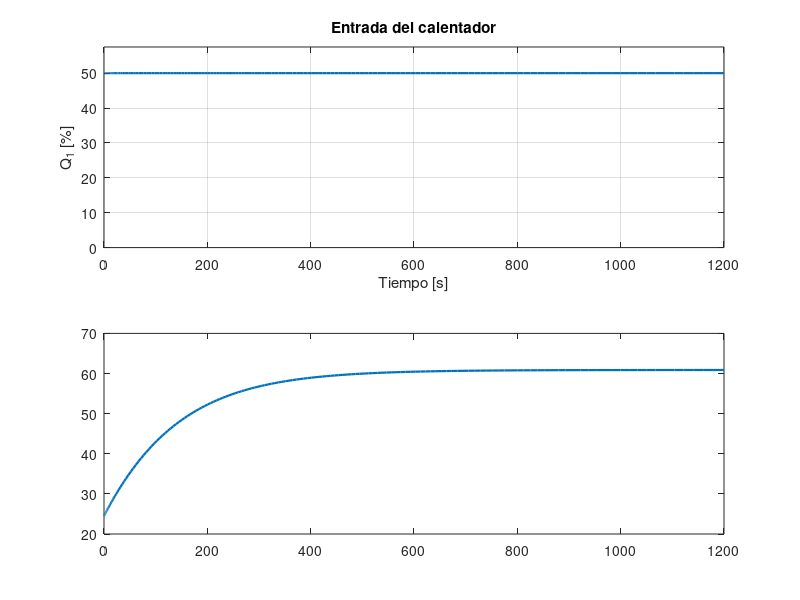

Recreate this plot in MATLAB. (Note: this script raises an error after producing the figure.)
%% ACTIVIDAD 1: SIMULACION DEL MODELO NO LINEAL DE LA TCLab
% Este script simula la temperatura T1 cuando el calentador Q1 se mantiene
% en 50 %. El modelo se obtiene mediante un balance de energia:
%
%   m*cp*dT/dt = U*A*(Ta - T) ...
%              + emisividad*sigma*A*(Tinf^4 - T^4) ...
%              + alpha*Q
%
% IMPORTANTE: las temperaturas se expresan en kelvin dentro del modelo,
% especialmente en el termino de radiacion.

clearvars; close all; clc;

%% 1. Condiciones de la simulacion
% Sustituya este valor por la temperatura ambiente medida al inicio de la
% practica.
Tamb_C = 24.5;             % Temperatura ambiente medida [degC]

Q = 50.0;                  % Entrada constante del calentador [%]
t_final = 1200;            % Duracion de la simulacion [s]
tspan = [0 t_final];

% Se supone que la temperatura del aire y la temperatura radiativa efectiva
% del entorno son iguales a la temperatura ambiente medida.
Ta_K = Tamb_C + 273.15;    % Temperatura del aire [K]
Tinf_K = Ta_K;             % Temperatura radiativa del entorno [K]
T0_K = Ta_K;               % Condicion inicial [K]

%% 2. Parametros nominales del modelo
m = 0.004;                 % Masa termica efectiva [kg]
cp = 500;                  % Calor especifico [J/(kg K)]
A = 1.2e-3;                % Area efectiva de transferencia [m^2]
U = 5;                     % Coeficiente global [W/(m^2 K)]
emisividad = 0.9;          % Emisividad [-]
sigmaSB = 5.67e-8;         % Constante de Stefan-Boltzmann [W/(m^2 K^4)]
alpha = 0.01;              % Conversion de Q a potencia termica [W/%]

%% 3. Modelo no lineal y simulacion
% Q se mantiene constante, pero se conserva como argumento para que la
% ecuacion pueda modificarse facilmente en actividades posteriores.
modelo = @(t,T) ( ...
      U*A*(Ta_K - T) ...
    + emisividad*sigmaSB*A*(Tinf_K^4 - T^4) ...
    + alpha*Q )/(m*cp);

opciones = odeset('RelTol',1e-8,'AbsTol',1e-10);
[t,T_K] = ode45(modelo,tspan,T0_K,opciones);

T_C = T_K - 273.15;        % Temperatura para presentacion [degC]
Q_t = Q*ones(size(t));      % Entrada aplicada durante la simulacion [%]

%% 4. Temperatura de equilibrio predicha
% En equilibrio dT/dt = 0. Se resuelve numericamente el balance de potencia.
balance = @(T) ...
      U*A*(Ta_K - T) ...
    + emisividad*sigmaSB*A*(Tinf_K^4 - T^4) ...
    + alpha*Q;

T_eq_K = fzero(balance,[Ta_K, Ta_K + 150]);
T_eq_C = T_eq_K - 273.15;

fprintf('\nMODELO NO LINEAL DE LA TCLab\n');
fprintf('Temperatura ambiente:       %8.3f degC\n',Tamb_C);
fprintf('Entrada del calentador:     %8.3f %%\n',Q);
fprintf('Temperatura final simulada: %8.3f degC\n',T_C(end));
fprintf('Temperatura de equilibrio:  %8.3f degC\n',T_eq_C);
fprintf('Diferencia final-equilibrio: %7.4f degC\n\n', ...
    T_C(end)-T_eq_C);

%% 5. Tasas de transferencia de calor
% Se representan como perdidas positivas desde la TCLab hacia el entorno.
q_conv_W = U*A*(T_K - Ta_K);
q_rad_W = emisividad*sigmaSB*A*(T_K.^4 - Tinf_K^4);
q_cal_W = alpha*Q_t;
q_total_perdida_W = q_conv_W + q_rad_W;

%% 6. Graficas de Q(t) y T(t)
figure('Color','w','Name','Entrada y temperatura');

subplot(2,1,1);
plot(t,Q_t,'LineWidth',1.6);
grid on;
xlabel('Tiempo [s]');
ylabel('Q_1 [%]');
title('Entrada del calentador');
ylim([0 1.15*Q]);

subplot(2,1,2);
plot(t,T_C,'LineWidth',1.6);
hold on;
yline(T_eq_C,'--','T_{eq}','LineWidth',1.3, ...
    'LabelHorizontalAlignment','left');
grid on;
xlabel('Tiempo [s]');
ylabel('T_1 [degC]');
title('Temperatura predicha por el modelo no lineal');

%% 7. Graficas separadas de conveccion y radiacion
figure('Color','w','Name','Transferencia de calor');

subplot(2,1,1);
plot(t,q_conv_W,'LineWidth',1.6);
grid on;
xlabel('Tiempo [s]');
ylabel('q_{conv} [W]');
title('Perdida de calor por conveccion');

subplot(2,1,2);
plot(t,q_rad_W,'LineWidth',1.6);
grid on;
xlabel('Tiempo [s]');
ylabel('q_{rad} [W]');
title('Perdida de calor por radiacion');

%% 8. Comprobacion del balance de potencia
figure('Color','w','Name','Balance de potencia');
plot(t,q_cal_W,'LineWidth',1.6);
hold on;
plot(t,q_conv_W,'--','LineWidth',1.5);
plot(t,q_rad_W,'-.','LineWidth',1.5);
plot(t,q_total_perdida_W,':','LineWidth',2.0);
grid on;
xlabel('Tiempo [s]');
ylabel('Potencia termica [W]');
title('Potencia suministrada y perdidas termicas');
legend('Calentador','Conveccion','Radiacion','Perdidas totales', ...
    'Location','best');

%% 9. Preguntas para el analisis de incertidumbre
% a) Cuales parametros son propiedades fisicas conocidas con mayor certeza?
% b) Cuales parametros son efectivos o dependen del montaje y del ambiente?
% c) Como cambiaria T_eq si U, emisividad, A o alpha fueran mayores?
% d) Como afectarian m y cp la rapidez de la respuesta? Cambiarian T_eq?
%
% Sugerencia: modifique un parametro a la vez en +/-10 % y compare las
% respuestas. No ajuste los parametros para forzar coincidencia con los datos
% experimentales; esa calibracion se abordara durante la identificacion.
